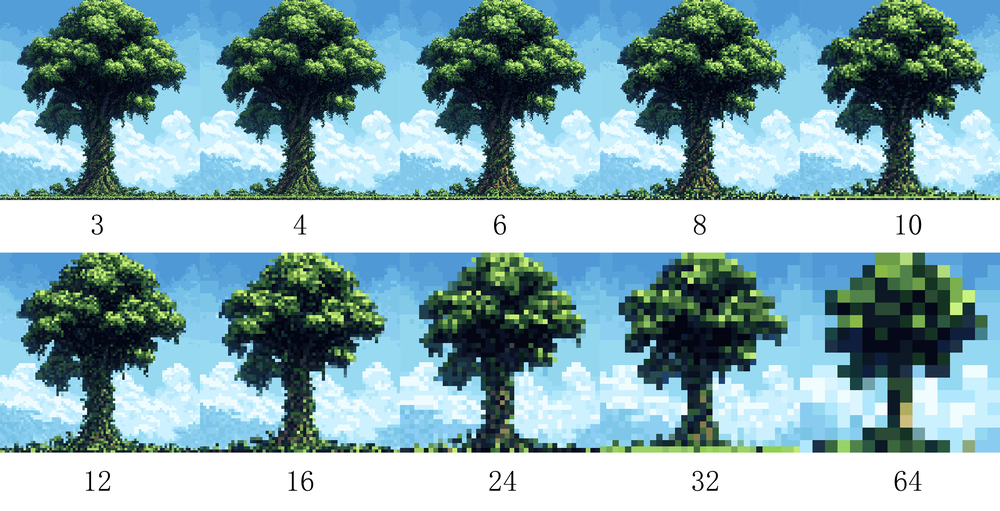
#> input picture Example.png, 1000 x 511 px, shrunk from 3770 x 1926 before the run
$ python -i EdgeDetection.py   (imports and definitions only)
#> lines starting #> are read from the running program, lines starting #| are printed output that depends on the picture; after the words box and inside, x2 and y2 are one past the last pixel; in counts of white or black regions, pixels touching at a corner belong together
#> further down, picture is the input picture: shape (511, 1000, 3); mean B, G, R 174, 168.3, 135.7
import cv2
import numpy as np
import gradio as gr

def neighborhood_average(image, mask, kernel_size=3):
    """
    自定义邻域平均函数，用于修复图像中需要修复的区域
    image: 原始图像
    mask: 掩膜，白色部分表示需要修复的区域
    kernel_size: 用于计算邻域平均的窗口大小
    """
    # 创建图像副本
    repaired_image = image.copy()

    # 获取图像的高度和宽度
    height, width, _ = image.shape

    # 遍历掩膜图像的每个像素
    for y in range(height):
        for x in range(width):
            # 如果掩膜的当前像素为白色（255），表示需要修复
            if mask[y, x] == 255:
                # 获取邻域的窗口范围
                y_min = max(0, y - kernel_size // 2)
                y_max = min(height, y + kernel_size // 2 + 1)
                x_min = max(0, x - kernel_size // 2)
                x_max = min(width, x + kernel_size // 2 + 1)

                # 取出邻域窗口
                neighborhood = image[y_min:y_max, x_min:x_max]

                # 计算邻域的平均值
                mean_color = np.mean(neighborhood, axis=(0, 1))

                # 将平均颜色填充到修复图像的对应位置
                repaired_image[y, x] = mean_color

    return repaired_image

def repair_edges(image, low_threshold=50, high_threshold=150, kernel_size=3, neighborhood_size=3):
    # 将图像转换为灰度
#> called with low_threshold = 50, high_threshold = 150, kernel_size = 3, neighborhood_size = 3
    gray_image = cv2.cvtColor(image, cv2.COLOR_BGR2GRAY)
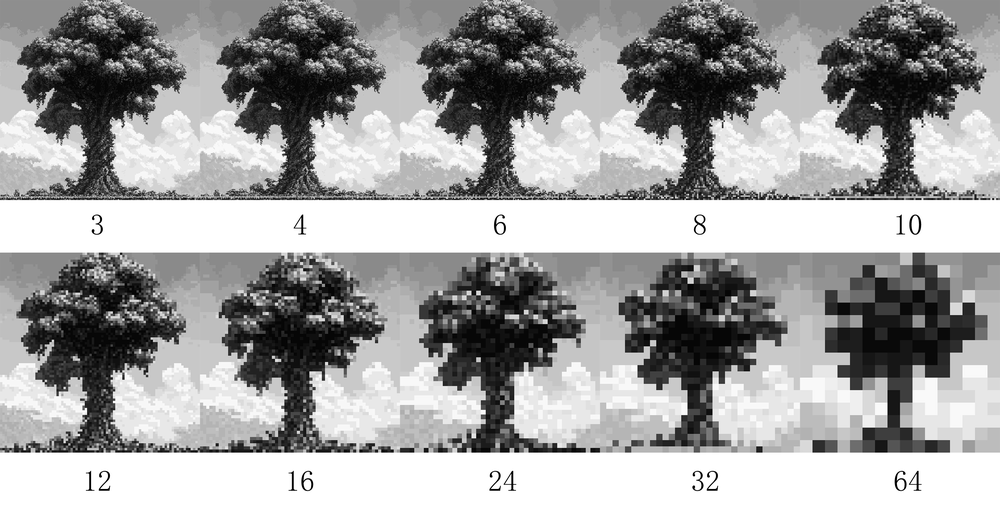
#> gray_image: shape (511, 1000); min 0, max 255, mean 159.2

    # 使用Canny算法检测图像边缘
    edges = cv2.Canny(gray_image, low_threshold, high_threshold)
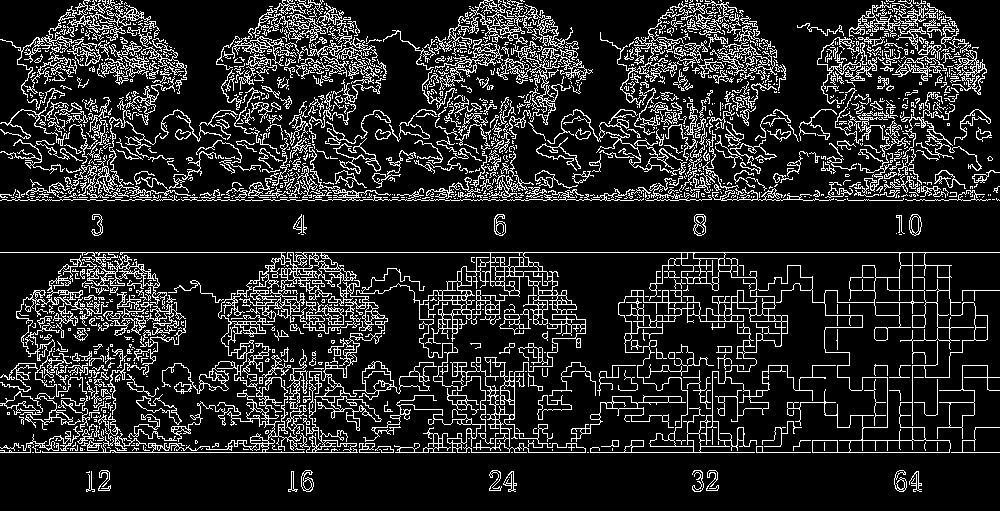
#> edges: shape (511, 1000); 14.8% white in thin lines or dots

    # 创建形态学内核
    morph_kernel = np.ones((kernel_size, kernel_size), np.uint8)
    #
    # # 使用形态学操作修复边缘
    edges_dilated = cv2.dilate(edges, morph_kernel, iterations=1)
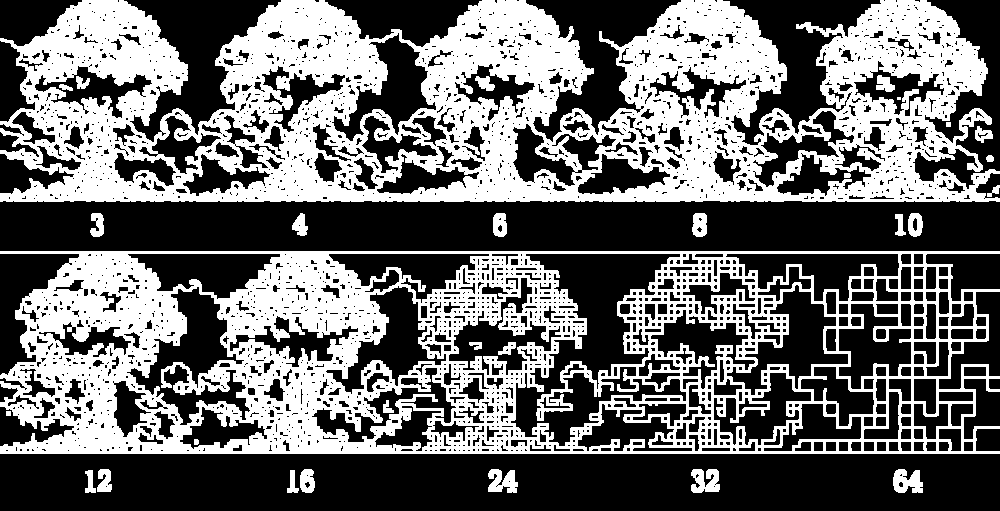
#> edges_dilated: shape (511, 1000); 42% white; 30 white regions (1 under 20 px), largest, box (x1, y1, x2, y2) and area: (0, 0, 1000, 202) 115460, (0, 251, 1000, 454) 93806, (893, 469, 923, 493) 522
    edges_eroded = cv2.erode(edges_dilated, morph_kernel, iterations=1)
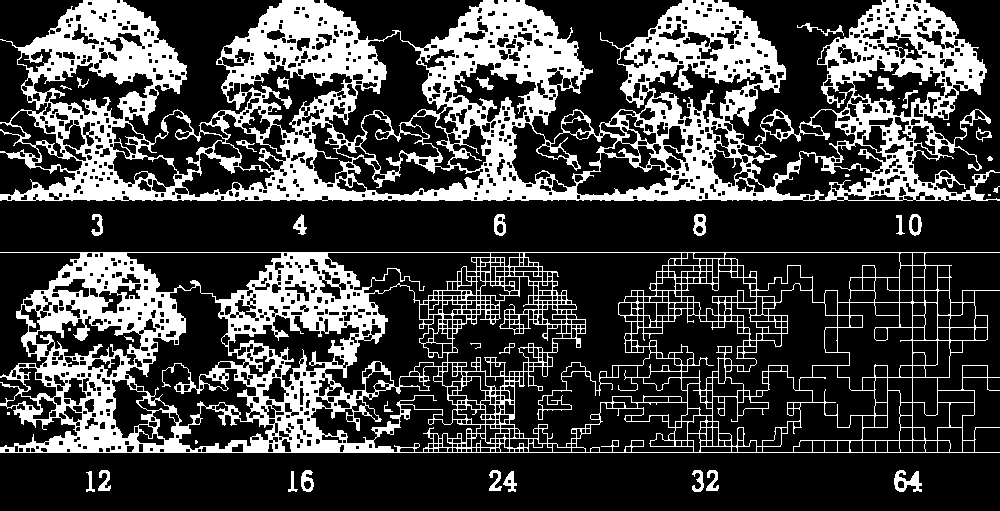
#> edges_eroded: shape (511, 1000); 26.1% white; 44 white regions (11 under 20 px), largest, box (x1, y1, x2, y2) and area: (0, 0, 1000, 201) 80332, (0, 252, 1000, 453) 49570, (894, 470, 922, 492) 330


    # 将处理后的边缘作为掩膜
    mask = edges_eroded

    # 使用自定义的邻域平均方法对图像进行修复
    repaired_image = neighborhood_average(image, mask, neighborhood_size)

    # 返回修复后的原始图像和生成的掩膜
    return repaired_image, mask

# 创建Gradio接口
# [16 lines that did not run here, left out]

# 启动Gradio应用
# [1 line not run here, left out]

>>> import cv2
>>> picture = cv2.imread('Example.png')
>>> result = repair_edges(picture)

$ run again, on NewMoon.png
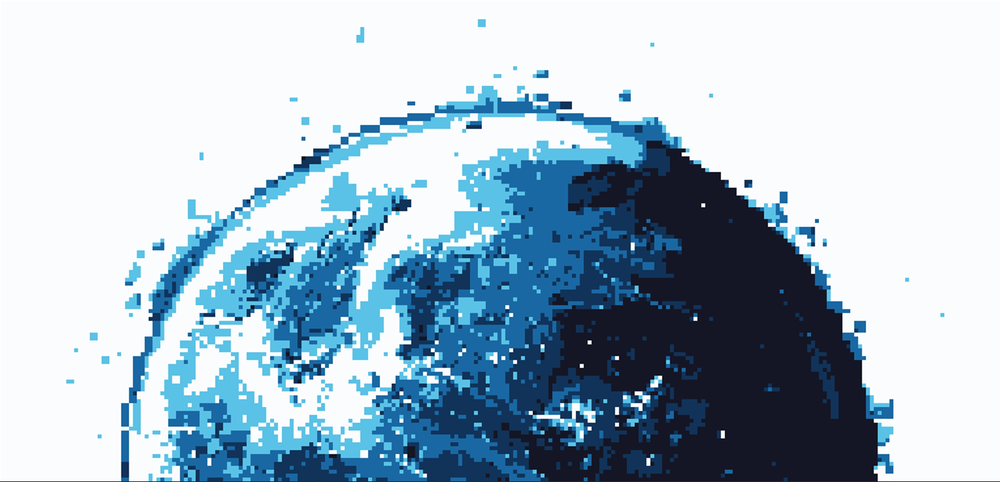
#> input picture NewMoon.png, 1000 x 482 px, shrunk from 2857 x 1378 before the run
#> picture is the input picture: shape (482, 1000, 3); mean B, G, R 201.3, 186.3, 166
#> in repair_edges, `edges = cv2.Canny(gray_image, low_threshold, high_threshold)`:
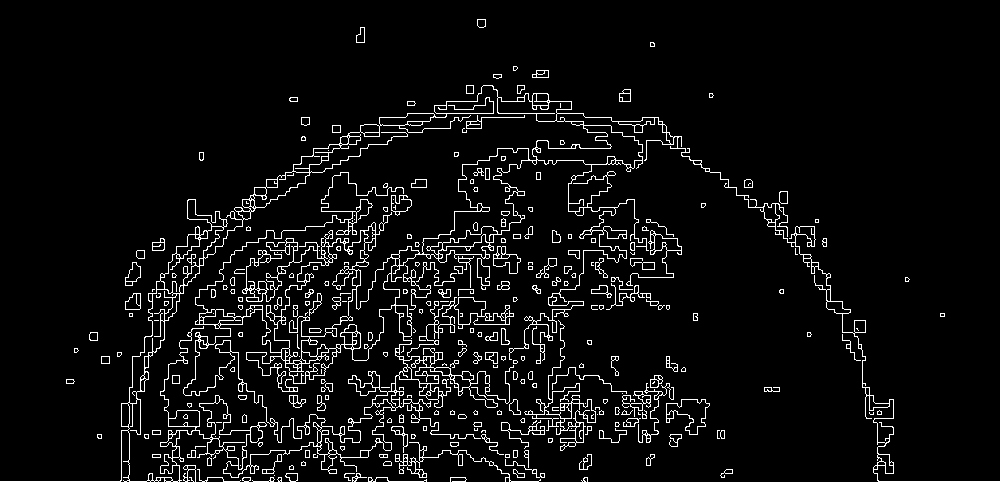
#> edges: shape (482, 1000); 5.5% white in thin lines or dots
#> edges_dilated: shape (482, 1000); 16.4% white; 154 white regions, largest, box (x1, y1, x2, y2) and area: (0, 84, 1000, 482) 65658, (665, 398, 711, 436) 668, (598, 421, 628, 444) 268
#> edges_eroded: shape (482, 1000); 6.8% white in thin lines or dots
#> after the loop in neighborhood_average, `for y in range(height):`:
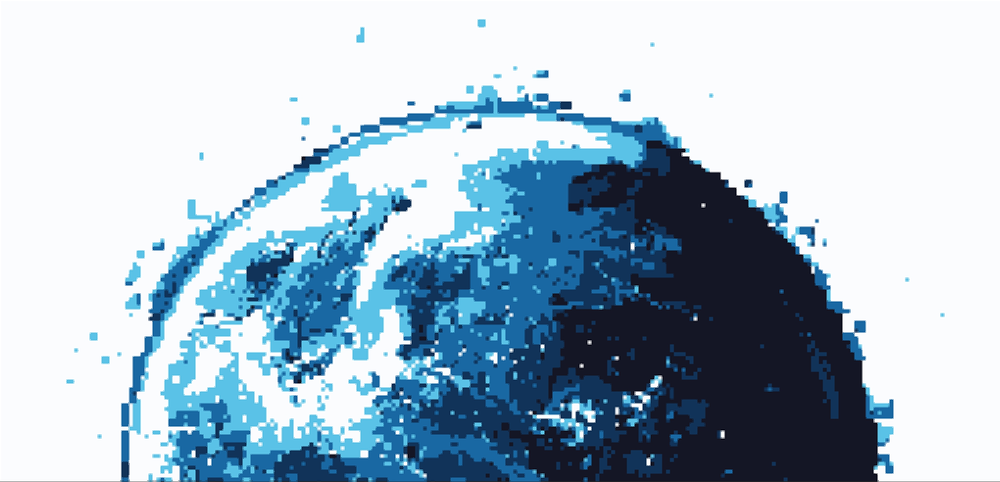
#> repaired_image: shape (482, 1000, 3); 6.76% of pixels changed, all inside (x1, y1, x2, y2) = (0, 19, 1000, 482)

$ run again, on NewTitan.png
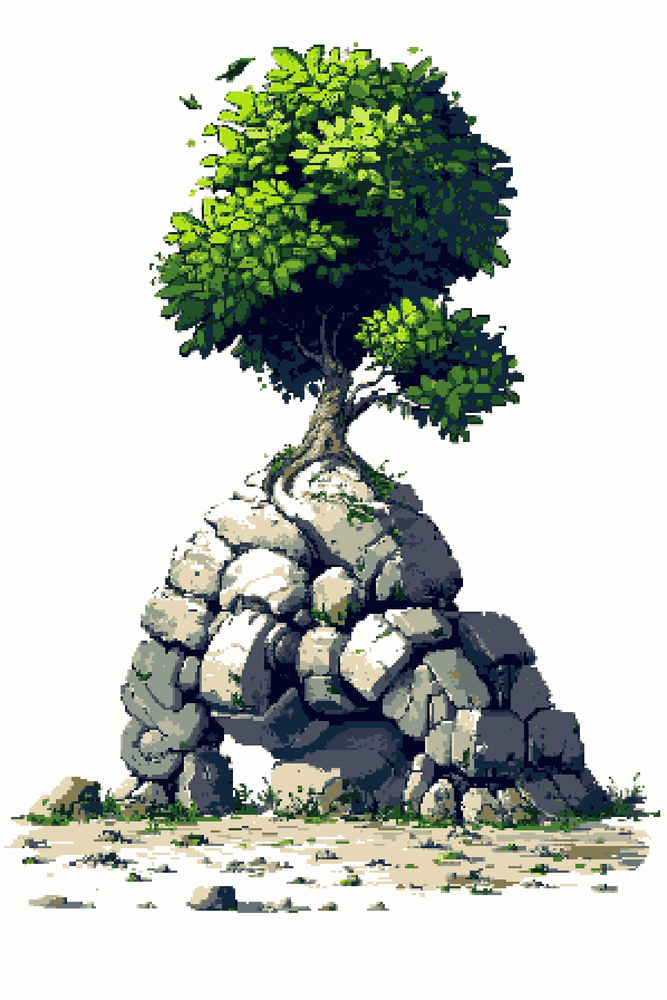
#> input picture NewTitan.png, 667 x 1000 px, shrunk from 896 x 1344 before the run
#> picture is the input picture: shape (1000, 667, 3); mean B, G, R 188.7, 196.1, 190.6
#> in repair_edges, `edges = cv2.Canny(gray_image, low_threshold, high_threshold)`:
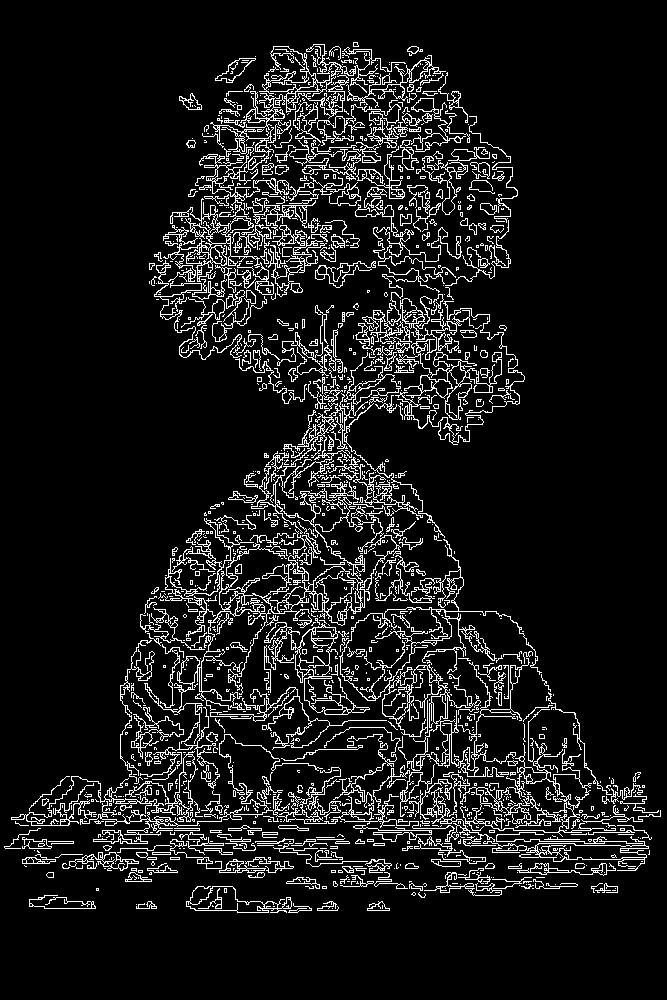
#> edges: shape (1000, 667); 9.5% white in thin lines or dots, all inside (x1, y1, x2, y2) = (4, 42, 661, 913)
#> edges_dilated: shape (1000, 667); 26.8% white; 49 white regions (2 under 20 px), largest, box (x1, y1, x2, y2) and area: (3, 41, 662, 899) 171540, (185, 885, 313, 914) 1601, (28, 894, 97, 910) 603
#> edges_eroded: shape (1000, 667); 15.7% white; 80 white regions (38 under 20 px), largest, box (x1, y1, x2, y2) and area: (4, 42, 661, 898) 100643, (186, 886, 312, 913) 831, (29, 895, 96, 909) 259
#> after the loop in neighborhood_average, `for y in range(height):`:
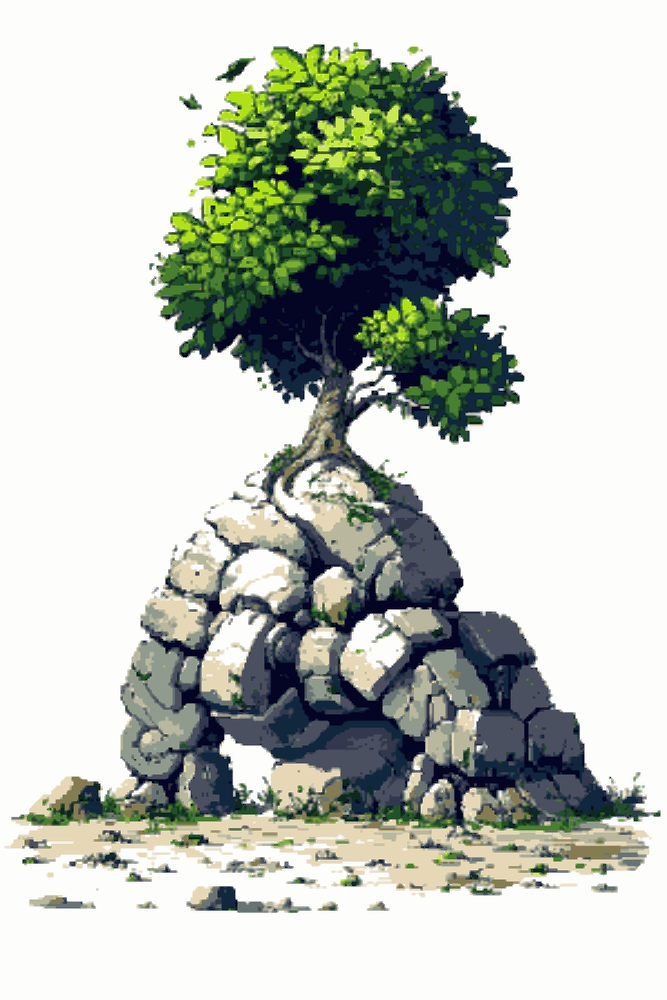
#> repaired_image: shape (1000, 667, 3); 15.67% of pixels changed, all inside (x1, y1, x2, y2) = (4, 42, 661, 913)
